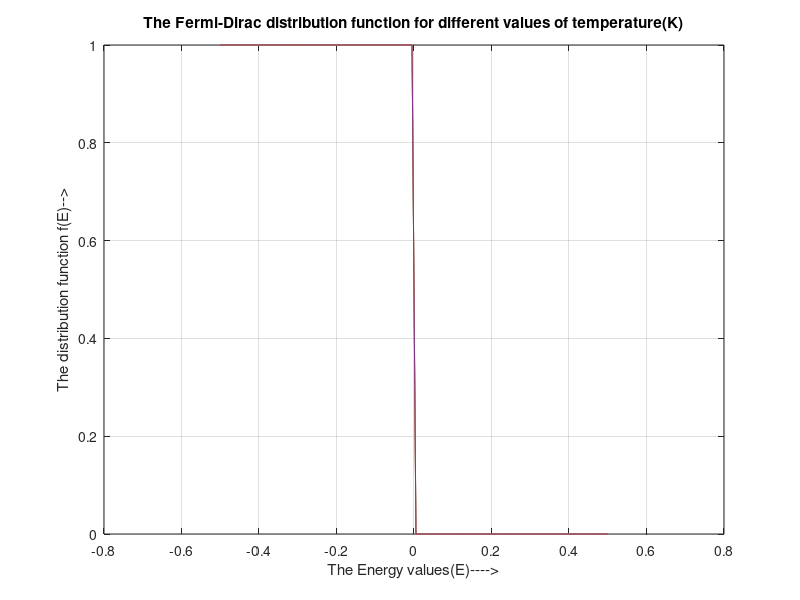

The MATLAB script that drew this image:
E=linspace(-.5,.5,100);
t1 = input('enter any temperature');
t2 = input('enter any temperature');
t3 = input('enter any temperature');
t4 = input('enter any temperature');


f1 = 1./(1+exp(E/((0.026*t1)/300)));
f2 = 1./(1+exp(E/((0.026*t2)/300)));
f3 = 1./(1+exp(E/((0.026*t3)/300)));
f4 = 1./(1+exp(E/((0.026*t4)/300)));

plot(E,f1,E,f2,E,f3,E,f4);
xlabel('The Energy values(E)---->');
ylabel('The distribution function f(E)-->');
title('The Fermi-Dirac distribution function for different values of temperature(K)');
hold on;
grid on;


